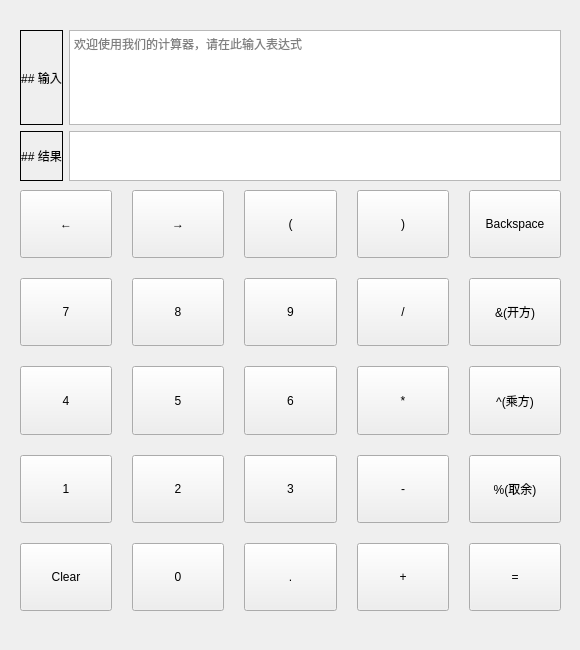
<?xml version="1.0" encoding="UTF-8"?>
<ui version="4.0">
 <class>CalculatorWindow</class>
 <widget class="QMainWindow" name="CalculatorWindow">
  <property name="geometry">
   <rect>
    <x>0</x>
    <y>0</y>
    <width>580</width>
    <height>650</height>
   </rect>
  </property>
  <property name="sizePolicy">
   <sizepolicy hsizetype="Fixed" vsizetype="Fixed">
    <horstretch>0</horstretch>
    <verstretch>0</verstretch>
   </sizepolicy>
  </property>
  <property name="minimumSize">
   <size>
    <width>580</width>
    <height>650</height>
   </size>
  </property>
  <property name="maximumSize">
   <size>
    <width>580</width>
    <height>650</height>
   </size>
  </property>
  <property name="windowTitle">
   <string>CalculatorWindow</string>
  </property>
  <widget class="QWidget" name="centralwidget">
   <widget class="QWidget" name="gridLayoutWidget">
    <property name="geometry">
     <rect>
      <x>20</x>
      <y>190</y>
      <width>541</width>
      <height>421</height>
     </rect>
    </property>
    <layout class="QGridLayout" name="gridLayout">
     <property name="spacing">
      <number>20</number>
     </property>
     <item row="3" column="4">
      <widget class="QPushButton" name="pushButton_mod">
       <property name="sizePolicy">
        <sizepolicy hsizetype="Minimum" vsizetype="Expanding">
         <horstretch>0</horstretch>
         <verstretch>0</verstretch>
        </sizepolicy>
       </property>
       <property name="text">
        <string>%(取余)</string>
       </property>
      </widget>
     </item>
     <item row="4" column="4">
      <widget class="QPushButton" name="pushButton_equal">
       <property name="sizePolicy">
        <sizepolicy hsizetype="Minimum" vsizetype="Expanding">
         <horstretch>0</horstretch>
         <verstretch>0</verstretch>
        </sizepolicy>
       </property>
       <property name="text">
        <string>=</string>
       </property>
      </widget>
     </item>
     <item row="1" column="1">
      <widget class="QPushButton" name="pushButton_8">
       <property name="sizePolicy">
        <sizepolicy hsizetype="Minimum" vsizetype="Expanding">
         <horstretch>0</horstretch>
         <verstretch>0</verstretch>
        </sizepolicy>
       </property>
       <property name="text">
        <string>8</string>
       </property>
      </widget>
     </item>
     <item row="4" column="3">
      <widget class="QPushButton" name="pushButton_plus">
       <property name="sizePolicy">
        <sizepolicy hsizetype="Minimum" vsizetype="Expanding">
         <horstretch>0</horstretch>
         <verstretch>0</verstretch>
        </sizepolicy>
       </property>
       <property name="text">
        <string>+</string>
       </property>
      </widget>
     </item>
     <item row="4" column="1">
      <widget class="QPushButton" name="pushButton_0">
       <property name="sizePolicy">
        <sizepolicy hsizetype="Minimum" vsizetype="Expanding">
         <horstretch>0</horstretch>
         <verstretch>0</verstretch>
        </sizepolicy>
       </property>
       <property name="text">
        <string>0</string>
       </property>
      </widget>
     </item>
     <item row="3" column="3">
      <widget class="QPushButton" name="pushButton_minus">
       <property name="sizePolicy">
        <sizepolicy hsizetype="Minimum" vsizetype="Expanding">
         <horstretch>0</horstretch>
         <verstretch>0</verstretch>
        </sizepolicy>
       </property>
       <property name="text">
        <string>-</string>
       </property>
      </widget>
     </item>
     <item row="4" column="0">
      <widget class="QPushButton" name="pushButton_clear">
       <property name="sizePolicy">
        <sizepolicy hsizetype="Minimum" vsizetype="Expanding">
         <horstretch>0</horstretch>
         <verstretch>0</verstretch>
        </sizepolicy>
       </property>
       <property name="text">
        <string>Clear</string>
       </property>
      </widget>
     </item>
     <item row="2" column="3">
      <widget class="QPushButton" name="pushButton_multi">
       <property name="sizePolicy">
        <sizepolicy hsizetype="Minimum" vsizetype="Expanding">
         <horstretch>0</horstretch>
         <verstretch>0</verstretch>
        </sizepolicy>
       </property>
       <property name="text">
        <string>*</string>
       </property>
      </widget>
     </item>
     <item row="2" column="0">
      <widget class="QPushButton" name="pushButton_4">
       <property name="sizePolicy">
        <sizepolicy hsizetype="Minimum" vsizetype="Expanding">
         <horstretch>0</horstretch>
         <verstretch>0</verstretch>
        </sizepolicy>
       </property>
       <property name="text">
        <string>4</string>
       </property>
      </widget>
     </item>
     <item row="3" column="0">
      <widget class="QPushButton" name="pushButton_1">
       <property name="sizePolicy">
        <sizepolicy hsizetype="Minimum" vsizetype="Expanding">
         <horstretch>0</horstretch>
         <verstretch>0</verstretch>
        </sizepolicy>
       </property>
       <property name="text">
        <string>1</string>
       </property>
      </widget>
     </item>
     <item row="1" column="3">
      <widget class="QPushButton" name="pushButton_division">
       <property name="sizePolicy">
        <sizepolicy hsizetype="Minimum" vsizetype="Expanding">
         <horstretch>0</horstretch>
         <verstretch>0</verstretch>
        </sizepolicy>
       </property>
       <property name="text">
        <string>/</string>
       </property>
      </widget>
     </item>
     <item row="1" column="4">
      <widget class="QPushButton" name="pushButton_sqrt">
       <property name="sizePolicy">
        <sizepolicy hsizetype="Minimum" vsizetype="Expanding">
         <horstretch>0</horstretch>
         <verstretch>0</verstretch>
        </sizepolicy>
       </property>
       <property name="text">
        <string>&amp;&amp;(开方)</string>
       </property>
      </widget>
     </item>
     <item row="2" column="1">
      <widget class="QPushButton" name="pushButton_5">
       <property name="sizePolicy">
        <sizepolicy hsizetype="Minimum" vsizetype="Expanding">
         <horstretch>0</horstretch>
         <verstretch>0</verstretch>
        </sizepolicy>
       </property>
       <property name="text">
        <string>5</string>
       </property>
      </widget>
     </item>
     <item row="3" column="1">
      <widget class="QPushButton" name="pushButton_2">
       <property name="sizePolicy">
        <sizepolicy hsizetype="Minimum" vsizetype="Expanding">
         <horstretch>0</horstretch>
         <verstretch>0</verstretch>
        </sizepolicy>
       </property>
       <property name="text">
        <string>2</string>
       </property>
      </widget>
     </item>
     <item row="2" column="4">
      <widget class="QPushButton" name="pushButton_pow">
       <property name="sizePolicy">
        <sizepolicy hsizetype="Minimum" vsizetype="Expanding">
         <horstretch>0</horstretch>
         <verstretch>0</verstretch>
        </sizepolicy>
       </property>
       <property name="text">
        <string>^(乘方)</string>
       </property>
      </widget>
     </item>
     <item row="1" column="0">
      <widget class="QPushButton" name="pushButton_7">
       <property name="sizePolicy">
        <sizepolicy hsizetype="Minimum" vsizetype="Expanding">
         <horstretch>0</horstretch>
         <verstretch>0</verstretch>
        </sizepolicy>
       </property>
       <property name="text">
        <string>7</string>
       </property>
      </widget>
     </item>
     <item row="1" column="2">
      <widget class="QPushButton" name="pushButton_9">
       <property name="sizePolicy">
        <sizepolicy hsizetype="Minimum" vsizetype="Expanding">
         <horstretch>0</horstretch>
         <verstretch>0</verstretch>
        </sizepolicy>
       </property>
       <property name="text">
        <string>9</string>
       </property>
      </widget>
     </item>
     <item row="4" column="2">
      <widget class="QPushButton" name="pushButton_dot">
       <property name="sizePolicy">
        <sizepolicy hsizetype="Minimum" vsizetype="Expanding">
         <horstretch>0</horstretch>
         <verstretch>0</verstretch>
        </sizepolicy>
       </property>
       <property name="text">
        <string>.</string>
       </property>
      </widget>
     </item>
     <item row="3" column="2">
      <widget class="QPushButton" name="pushButton_3">
       <property name="sizePolicy">
        <sizepolicy hsizetype="Minimum" vsizetype="Expanding">
         <horstretch>0</horstretch>
         <verstretch>0</verstretch>
        </sizepolicy>
       </property>
       <property name="text">
        <string>3</string>
       </property>
      </widget>
     </item>
     <item row="2" column="2">
      <widget class="QPushButton" name="pushButton_6">
       <property name="sizePolicy">
        <sizepolicy hsizetype="Minimum" vsizetype="Expanding">
         <horstretch>0</horstretch>
         <verstretch>0</verstretch>
        </sizepolicy>
       </property>
       <property name="text">
        <string>6</string>
       </property>
      </widget>
     </item>
     <item row="0" column="2">
      <widget class="QPushButton" name="pushButton_leftbra">
       <property name="sizePolicy">
        <sizepolicy hsizetype="Minimum" vsizetype="Expanding">
         <horstretch>0</horstretch>
         <verstretch>0</verstretch>
        </sizepolicy>
       </property>
       <property name="text">
        <string>(</string>
       </property>
      </widget>
     </item>
     <item row="0" column="3">
      <widget class="QPushButton" name="pushButton_rightbra">
       <property name="sizePolicy">
        <sizepolicy hsizetype="Minimum" vsizetype="Expanding">
         <horstretch>0</horstretch>
         <verstretch>0</verstretch>
        </sizepolicy>
       </property>
       <property name="text">
        <string>)</string>
       </property>
      </widget>
     </item>
     <item row="0" column="4">
      <widget class="QPushButton" name="pushButton_back">
       <property name="sizePolicy">
        <sizepolicy hsizetype="Minimum" vsizetype="Expanding">
         <horstretch>0</horstretch>
         <verstretch>0</verstretch>
        </sizepolicy>
       </property>
       <property name="text">
        <string>Backspace</string>
       </property>
      </widget>
     </item>
     <item row="0" column="0">
      <widget class="QPushButton" name="pushButton_left">
       <property name="sizePolicy">
        <sizepolicy hsizetype="Minimum" vsizetype="Expanding">
         <horstretch>0</horstretch>
         <verstretch>0</verstretch>
        </sizepolicy>
       </property>
       <property name="text">
        <string>←</string>
       </property>
      </widget>
     </item>
     <item row="0" column="1">
      <widget class="QPushButton" name="pushButton_right">
       <property name="sizePolicy">
        <sizepolicy hsizetype="Minimum" vsizetype="Expanding">
         <horstretch>0</horstretch>
         <verstretch>0</verstretch>
        </sizepolicy>
       </property>
       <property name="text">
        <string>→</string>
       </property>
      </widget>
     </item>
    </layout>
   </widget>
   <widget class="QWidget" name="gridLayoutWidget_2">
    <property name="geometry">
     <rect>
      <x>20</x>
      <y>30</y>
      <width>541</width>
      <height>151</height>
     </rect>
    </property>
    <layout class="QGridLayout" name="gridLayout_2">
     <item row="1" column="2">
      <widget class="QTextBrowser" name="textBrowser">
       <property name="sizePolicy">
        <sizepolicy hsizetype="Expanding" vsizetype="Fixed">
         <horstretch>0</horstretch>
         <verstretch>0</verstretch>
        </sizepolicy>
       </property>
       <property name="maximumSize">
        <size>
         <width>16777215</width>
         <height>50</height>
        </size>
       </property>
       <property name="undoRedoEnabled">
        <bool>true</bool>
       </property>
      </widget>
     </item>
     <item row="0" column="2">
      <widget class="QTextEdit" name="textEdit">
       <property name="placeholderText">
        <string>欢迎使用我们的计算器，请在此输入表达式</string>
       </property>
      </widget>
     </item>
     <item row="1" column="1">
      <widget class="QLabel" name="label_2">
       <property name="frameShape">
        <enum>QFrame::Box</enum>
       </property>
       <property name="text">
        <string>## 结果</string>
       </property>
       <property name="textFormat">
        <enum>Qt::MarkdownText</enum>
       </property>
       <property name="alignment">
        <set>Qt::AlignCenter</set>
       </property>
      </widget>
     </item>
     <item row="0" column="1">
      <widget class="QLabel" name="label">
       <property name="frameShape">
        <enum>QFrame::Box</enum>
       </property>
       <property name="text">
        <string>## 输入</string>
       </property>
       <property name="textFormat">
        <enum>Qt::MarkdownText</enum>
       </property>
       <property name="alignment">
        <set>Qt::AlignCenter</set>
       </property>
       <property name="wordWrap">
        <bool>false</bool>
       </property>
       <property name="margin">
        <number>10</number>
       </property>
      </widget>
     </item>
    </layout>
   </widget>
  </widget>
  <widget class="QMenuBar" name="menubar">
   <property name="geometry">
    <rect>
     <x>0</x>
     <y>0</y>
     <width>580</width>
     <height>26</height>
    </rect>
   </property>
  </widget>
 </widget>
 <resources/>
 <connections/>
</ui>
